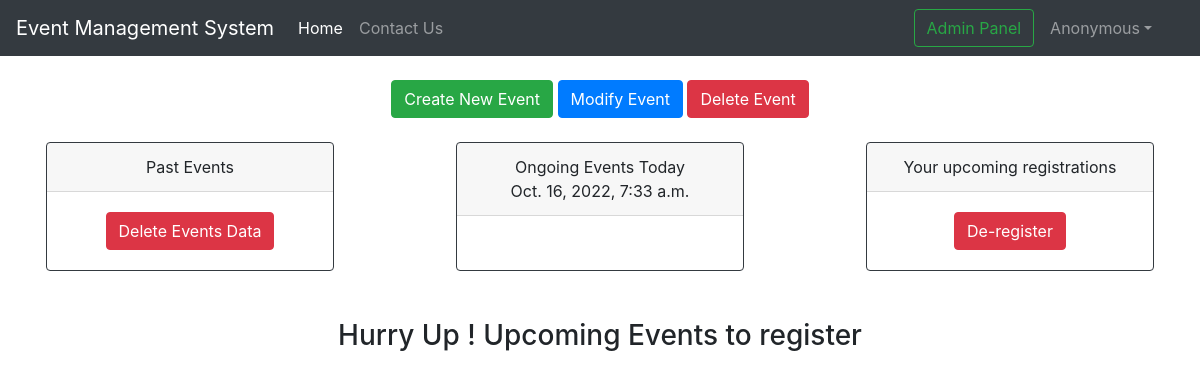
Page / (signed in) on the earlier database version.
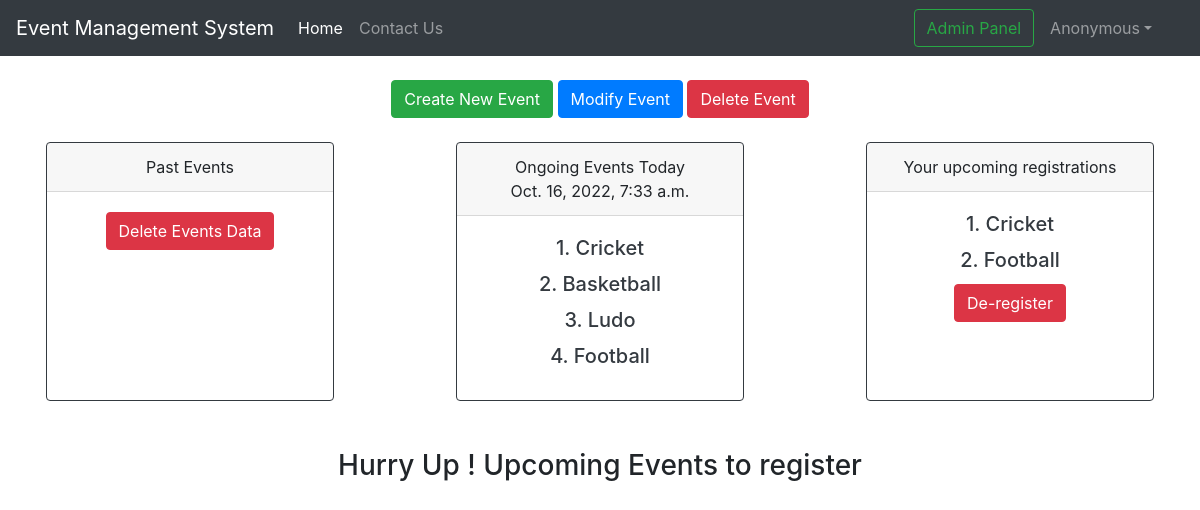
Same page on the later database version.
### signup_app/models.py (models this page shows, shortened)
class Event_table(models.Model):
    event_id = models.AutoField
    event_name = models.CharField(max_length=20)
    description = models.CharField(max_length=200)
    event_price = models.IntegerField(default=0)
    event_date = models.DateField()

class Registration(models.Model):
    username = models.CharField(max_length=100)
    firstname = models.CharField(max_length=20)
    event_name = models.CharField(max_length=20)

### signup_app/views.py (the view)
# urls.py: path('', views.index, name="home"),
def index(request):
    global event_table_data, past_events, ongoing_events, upcoming_events, registered
    username = request.user.username
    event_table_data = Event_table.objects.all()
    registered = Registration.objects.filter(username = username)
    CurrentDate = datetime.now()
    YestardayDate = datetime.now()-timedelta(1)
    TomorrowDate = datetime.now()+timedelta(1)
    past_events = Event_table.objects.filter(event_date__range = ["2020-01-01",YestardayDate])
    ongoing_events = Event_table.objects.filter(event_date = CurrentDate)
    upcoming_events = Event_table.objects.filter(event_date__range = [TomorrowDate,"2030-01-01"])
    params = {
        'event': event_table_data,
        'registrations': registered,
        'past_events': past_events,
        'ongoing_events': ongoing_events,
        'upcoming_events': upcoming_events,
        'CurrentDate': CurrentDate
    }
    return render (request,"index.html", params)

### signup_app/templates/index.html (shortened to what this page needs)
{% extends 'basic.html' %}
{% block navbar_name %}Event Management System{% endblock navbar_name %}
{% block homeactive %}active{% endblock homeactive %}
{% block head %}
<link rel="stylesheet" href="https://stackpath.bootstrapcdn.com/bootstrap/4.5.2/css/bootstrap.min.css"
>
{% endblock head %}
{% block body %}
{% load static %}
{% if user.is_authenticated %}
<div class="row">
    <div class="card border-dark mb-5 mx-auto" style="width: 18rem;">
        <div class="card-header">Past Events</div>
        <div class="card-body text-dark">
            {% if user.is_superuser %}
            <a href="/deleteevent/"><button type="button" class="btn btn-danger mx-auto">Delete Events Data</button></a>
            {% endif %}
        </div>
    </div>
    <div class="card border-dark mb-5 mx-auto" style="width: 18rem;">
        <div class="card-header">Ongoing Events Today <BR>{{CurrentDate}}</div>
        <div class="card-body text-dark">
            {% for i in ongoing_events %}
            <h5 class="card-title">{{forloop.counter}}. {{i.event_name}}</h5>
            {% endfor %}
        </div>
    </div>
    <div class="card border-dark mb-5 mx-auto" style="width: 18rem;">
        <div class="card-header">Your upcoming registrations</div>
        <div class="card-body text-dark">
            {% for i in registrations %}
            <h5 class="card-title">{{forloop.counter}}. {{i.event_name}}</h5>
            {% endfor %}
            <a href="/deregister_page/"><button type="button" class="btn btn-danger mx-auto">De-register</button></a>
        </div>
    </div>
</div>
    <h3 align="center">Hurry Up ! Upcoming Events to register</h3>
{% endif %}
{% endblock body %}

Differences in the rows shown:
now on this page (row edited): Event_table: event_name "Cricket"
now on this page (row edited): Event_table: event_name "Basketball"
now on this page (row edited): Event_table: event_name "Ludo"
added Event_table: event_name "Football"
added Registration: event_name "Cricket"
added Registration: event_name "Football"
